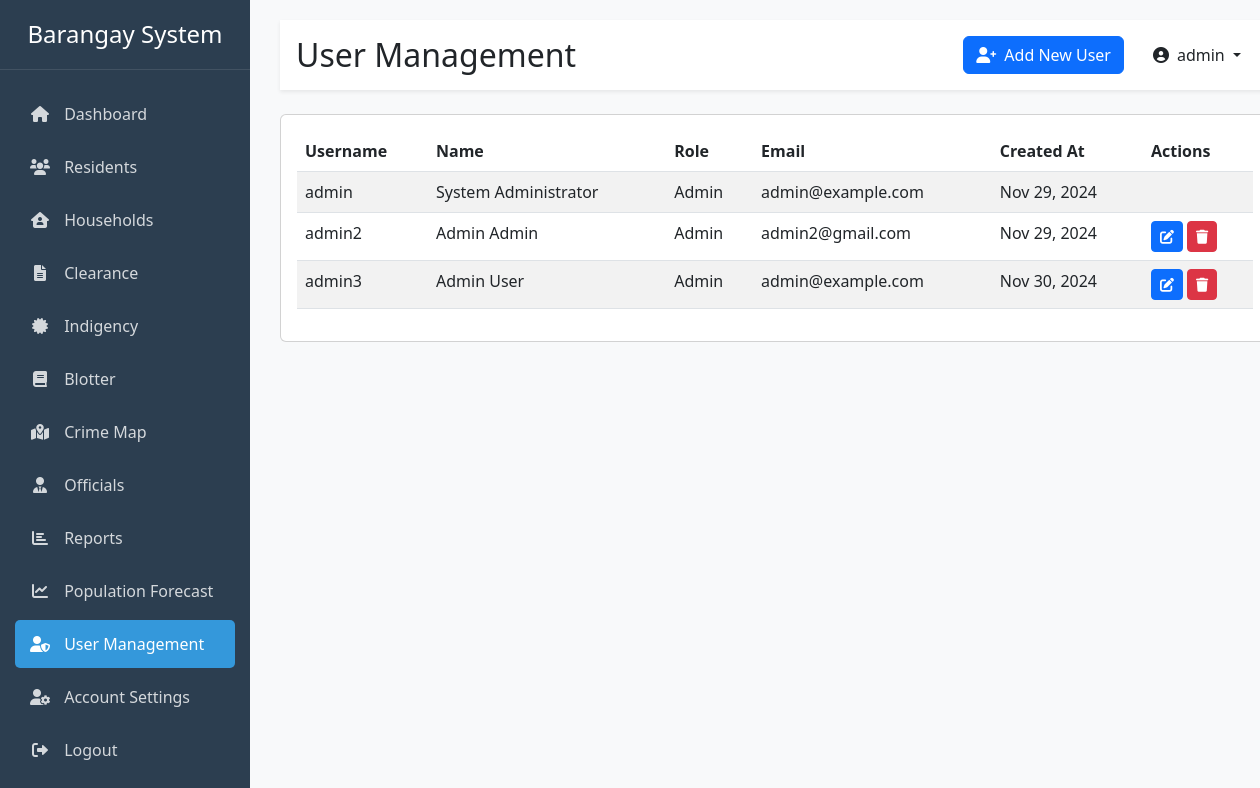
Page /users.php (signed in) on the earlier database version.
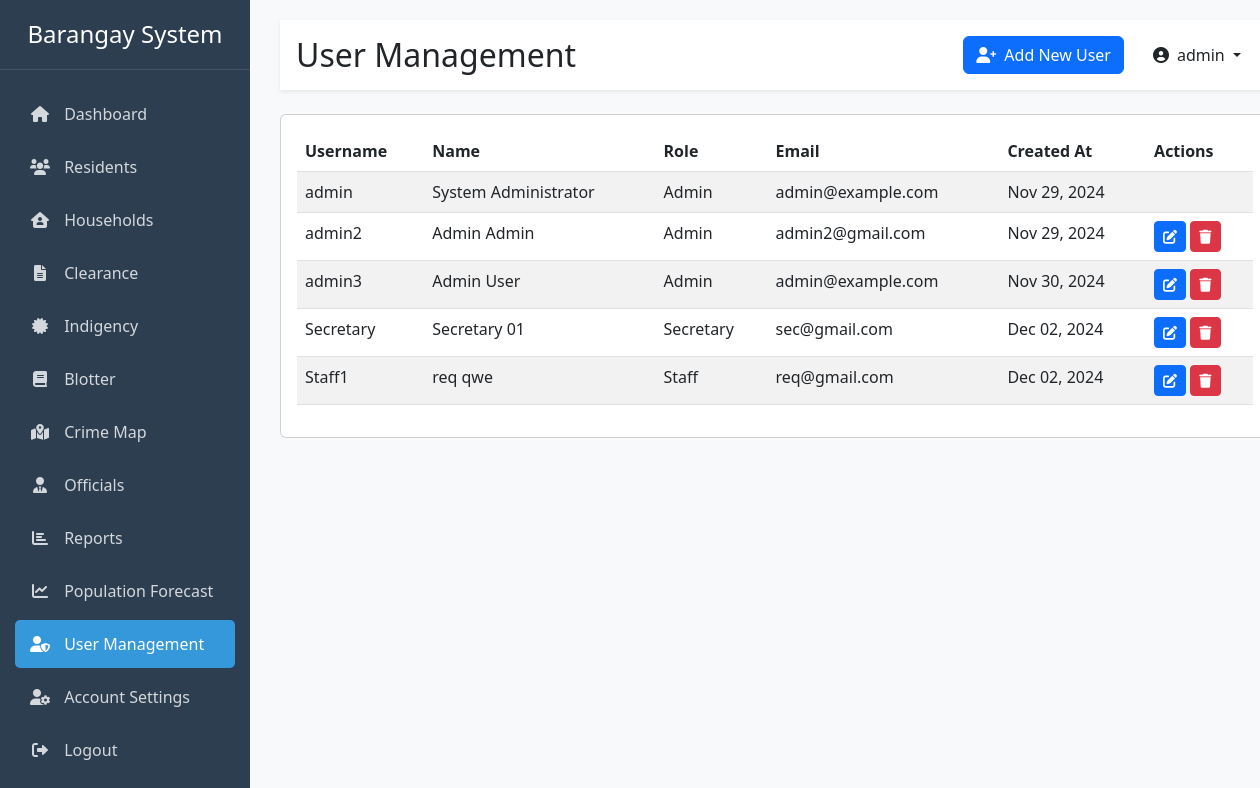
Same page on the later database version.
### tables this page shows
CREATE TABLE `users` (
  `id` int(11) NOT NULL,
  `username` varchar(50) NOT NULL,
  `password` varchar(255) NOT NULL,
  `role` enum('admin','staff','secretary') NOT NULL,
  `first_name` varchar(50) NOT NULL,
  `last_name` varchar(50) NOT NULL,
  `email` varchar(100) DEFAULT NULL,
  `created_at` timestamp NOT NULL DEFAULT current_timestamp()
);

### users.php (the view, shortened to what this page needs)
<?php
include 'auth_check.php';
$query = "SELECT id, username, role, first_name, last_name, email, created_at FROM users";
$result = $conn->query($query);
?>
<!DOCTYPE html>
<html lang="en">
<head>
    <link href="https://cdn.jsdelivr.net/npm/bootstrap@5.3.0/dist/css/bootstrap.min.css" rel="stylesheet">
    <link href="https://cdnjs.cloudflare.com/ajax/libs/font-awesome/6.0.0/css/all.min.css" rel="stylesheet">
</head>
<body>
    <div class="container-fluid">
        <div class="row">
            <?php include 'includes/header.php'; ?>
            <div class="col-md-9 col-lg-10 main-content">
                <div class="d-flex justify-content-between align-items-center mb-4 p-3 bg-white shadow-sm">
                    <h2 class="mb-0">User Management</h2>
                    <div class="d-flex align-items-center">
                        <button type="button" class="btn btn-primary me-3" data-bs-toggle="modal" data-bs-target="#addUserModal">
                            <i class="fas fa-user-plus me-2"></i>Add New User
                        </button>
                        <div class="dropdown">
                            <button class="btn btn-link text-dark text-decoration-none dropdown-toggle" type="button" id="userMenu" data-bs-toggle="dropdown" aria-expanded="false">
                                <i class="fas fa-user-circle me-2"></i><?php echo htmlspecialchars($_SESSION['username']); ?>
                            </button>
                        </div>
                    </div>
                </div>
                <div class="card">
                    <div class="card-body">
                        <div class="table-responsive">
                            <table class="table table-striped">
                                <thead>
                                    <tr>
                                        <th>Username</th>
                                        <th>Name</th>
                                        <th>Role</th>
                                        <th>Email</th>
                                        <th>Created At</th>
                                        <th>Actions</th>
                                    </tr>
                                </thead>
                                <tbody>
                                    <?php while ($row = $result->fetch_assoc()): ?>
                                    <tr>
                                        <td><?php echo htmlspecialchars($row['username']); ?></td>
                                        <td><?php echo htmlspecialchars($row['first_name'] . ' ' . $row['last_name']); ?></td>
                                        <td><?php echo ucfirst(htmlspecialchars($row['role'])); ?></td>
                                        <td><?php echo htmlspecialchars($row['email']); ?></td>
                                        <td><?php echo date('M d, Y', strtotime($row['created_at'])); ?></td>
                                        <td>
                                            <?php if ($row['username'] !== 'admin'): ?>
                                            <button class="btn btn-sm btn-primary edit-user" data-id="<?php echo $row['id']; ?>"
                                                    data-username="<?php echo htmlspecialchars($row['username']); ?>"
                                                    data-firstname="<?php echo htmlspecialchars($row['first_name']); ?>"
                                                    data-lastname="<?php echo htmlspecialchars($row['last_name']); ?>"
                                                    data-email="<?php echo htmlspecialchars($row['email']); ?>"
                                                    data-role="<?php echo htmlspecialchars($row['role']); ?>">
                                                <i class="fas fa-edit"></i>
                                            </button>
                                            <form method="POST" class="d-inline" onsubmit="return confirm('Are you sure you want to delete this user?');">
                                                <button type="submit" name="delete_user" class="btn btn-sm btn-danger">
                                                    <i class="fas fa-trash"></i>
                                                </button>
                                            </form>
                                            <?php endif; ?>
                                        </td>
                                    </tr>
                                    <?php endwhile; ?>
                                </tbody>
                            </table>
                        </div>
                    </div>
                </div>
            </div>
        </div>
    </div>
</body>
</html>

Differences in the rows shown:
added users: username "Secretary", first_name+last_name "Secretary 01", role "Secretary", email "sec@gmail.com", created_at "Dec 02, 2024"
added users: username "Staff1", first_name+last_name "req qwe", role "Staff", email "req@gmail.com", created_at "Dec 02, 2024"
